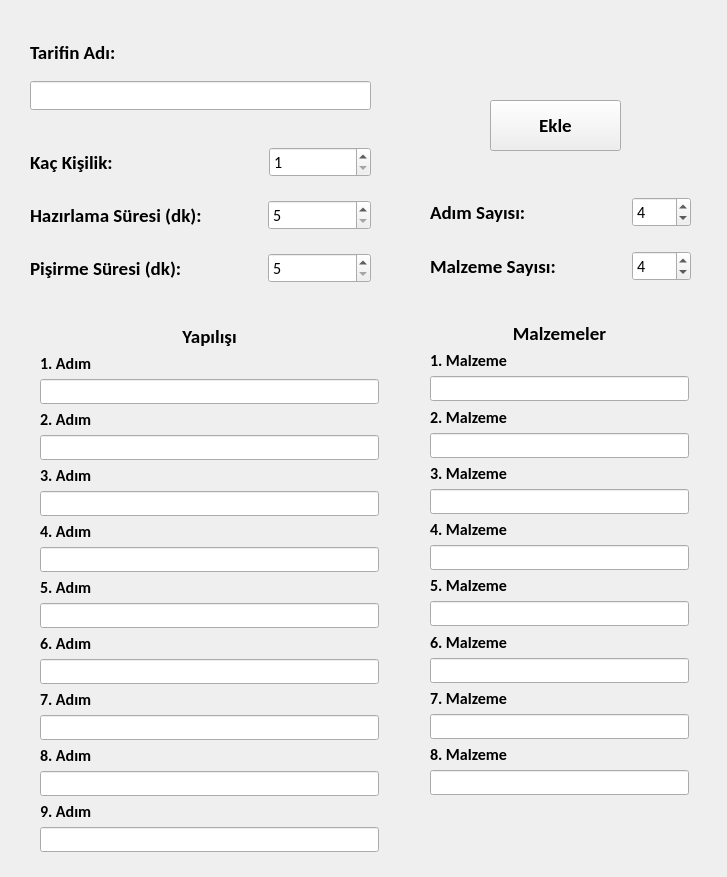
<?xml version="1.0" encoding="UTF-8"?>
<ui version="4.0">
 <class>Form</class>
 <widget class="QWidget" name="Form">
  <property name="geometry">
   <rect>
    <x>0</x>
    <y>0</y>
    <width>727</width>
    <height>877</height>
   </rect>
  </property>
  <property name="windowTitle">
   <string>Tarif Ekle</string>
  </property>
  <widget class="QWidget" name="verticalLayoutWidget_2">
   <property name="geometry">
    <rect>
     <x>30</x>
     <y>130</y>
     <width>341</width>
     <height>171</height>
    </rect>
   </property>
   <layout class="QVBoxLayout" name="verticalLayout_2">
    <item>
     <layout class="QHBoxLayout" name="horizontalLayout_2">
      <item>
       <widget class="QLabel" name="label_10">
        <property name="font">
         <font>
          <family>Calibri</family>
          <pointsize>14</pointsize>
          <weight>75</weight>
          <bold>true</bold>
         </font>
        </property>
        <property name="text">
         <string>Kaç Kişilik:</string>
        </property>
       </widget>
      </item>
      <item>
       <spacer name="horizontalSpacer_3">
        <property name="orientation">
         <enum>Qt::Horizontal</enum>
        </property>
        <property name="sizeType">
         <enum>QSizePolicy::Fixed</enum>
        </property>
        <property name="sizeHint" stdset="0">
         <size>
          <width>130</width>
          <height>20</height>
         </size>
        </property>
       </spacer>
      </item>
      <item>
       <widget class="QSpinBox" name="kisiBox">
        <property name="font">
         <font>
          <family>Calibri</family>
          <pointsize>12</pointsize>
         </font>
        </property>
        <property name="minimum">
         <number>1</number>
        </property>
       </widget>
      </item>
     </layout>
    </item>
    <item>
     <layout class="QHBoxLayout" name="horizontalLayout_3">
      <item>
       <widget class="QLabel" name="label_11">
        <property name="font">
         <font>
          <family>Calibri</family>
          <pointsize>14</pointsize>
          <weight>75</weight>
          <bold>true</bold>
         </font>
        </property>
        <property name="text">
         <string>Hazırlama Süresi (dk):</string>
        </property>
       </widget>
      </item>
      <item>
       <spacer name="horizontalSpacer">
        <property name="orientation">
         <enum>Qt::Horizontal</enum>
        </property>
        <property name="sizeType">
         <enum>QSizePolicy::Fixed</enum>
        </property>
        <property name="sizeHint" stdset="0">
         <size>
          <width>60</width>
          <height>20</height>
         </size>
        </property>
       </spacer>
      </item>
      <item>
       <widget class="QSpinBox" name="hazirlamaBox">
        <property name="font">
         <font>
          <family>Calibri</family>
          <pointsize>12</pointsize>
         </font>
        </property>
        <property name="minimum">
         <number>5</number>
        </property>
        <property name="maximum">
         <number>480</number>
        </property>
       </widget>
      </item>
     </layout>
    </item>
    <item>
     <layout class="QHBoxLayout" name="horizontalLayout_4">
      <item>
       <widget class="QLabel" name="label_12">
        <property name="font">
         <font>
          <family>Calibri</family>
          <pointsize>14</pointsize>
          <weight>75</weight>
          <bold>true</bold>
         </font>
        </property>
        <property name="text">
         <string>Pişirme Süresi (dk):</string>
        </property>
       </widget>
      </item>
      <item>
       <spacer name="horizontalSpacer_2">
        <property name="orientation">
         <enum>Qt::Horizontal</enum>
        </property>
        <property name="sizeType">
         <enum>QSizePolicy::Fixed</enum>
        </property>
        <property name="sizeHint" stdset="0">
         <size>
          <width>80</width>
          <height>20</height>
         </size>
        </property>
       </spacer>
      </item>
      <item>
       <widget class="QSpinBox" name="pisirmeBox">
        <property name="font">
         <font>
          <family>Calibri</family>
          <pointsize>12</pointsize>
         </font>
        </property>
        <property name="minimum">
         <number>5</number>
        </property>
        <property name="maximum">
         <number>480</number>
        </property>
       </widget>
      </item>
     </layout>
    </item>
   </layout>
  </widget>
  <widget class="QWidget" name="verticalLayoutWidget_4">
   <property name="geometry">
    <rect>
     <x>430</x>
     <y>179</y>
     <width>261</width>
     <height>121</height>
    </rect>
   </property>
   <layout class="QVBoxLayout" name="verticalLayout_4">
    <item>
     <layout class="QHBoxLayout" name="horizontalLayout_6">
      <item>
       <widget class="QLabel" name="label_16">
        <property name="font">
         <font>
          <family>Calibri</family>
          <pointsize>14</pointsize>
          <weight>75</weight>
          <bold>true</bold>
         </font>
        </property>
        <property name="text">
         <string>Adım Sayısı:</string>
        </property>
       </widget>
      </item>
      <item>
       <spacer name="horizontalSpacer_5">
        <property name="orientation">
         <enum>Qt::Horizontal</enum>
        </property>
        <property name="sizeType">
         <enum>QSizePolicy::Fixed</enum>
        </property>
        <property name="sizeHint" stdset="0">
         <size>
          <width>100</width>
          <height>20</height>
         </size>
        </property>
       </spacer>
      </item>
      <item>
       <widget class="QSpinBox" name="adimBox">
        <property name="font">
         <font>
          <family>Calibri</family>
          <pointsize>12</pointsize>
         </font>
        </property>
        <property name="minimum">
         <number>1</number>
        </property>
        <property name="maximum">
         <number>9</number>
        </property>
        <property name="value">
         <number>4</number>
        </property>
       </widget>
      </item>
     </layout>
    </item>
    <item>
     <layout class="QHBoxLayout" name="horizontalLayout_5">
      <item>
       <widget class="QLabel" name="label_14">
        <property name="font">
         <font>
          <family>Calibri</family>
          <pointsize>14</pointsize>
          <weight>75</weight>
          <bold>true</bold>
         </font>
        </property>
        <property name="text">
         <string>Malzeme Sayısı:</string>
        </property>
       </widget>
      </item>
      <item>
       <spacer name="horizontalSpacer_4">
        <property name="orientation">
         <enum>Qt::Horizontal</enum>
        </property>
        <property name="sizeType">
         <enum>QSizePolicy::Fixed</enum>
        </property>
        <property name="sizeHint" stdset="0">
         <size>
          <width>70</width>
          <height>20</height>
         </size>
        </property>
       </spacer>
      </item>
      <item>
       <widget class="QSpinBox" name="malzemeBox">
        <property name="font">
         <font>
          <family>Calibri</family>
          <pointsize>12</pointsize>
         </font>
        </property>
        <property name="minimum">
         <number>1</number>
        </property>
        <property name="maximum">
         <number>8</number>
        </property>
        <property name="value">
         <number>4</number>
        </property>
       </widget>
      </item>
     </layout>
    </item>
   </layout>
  </widget>
  <widget class="QWidget" name="verticalLayoutWidget_5">
   <property name="geometry">
    <rect>
     <x>30</x>
     <y>30</y>
     <width>341</width>
     <height>80</height>
    </rect>
   </property>
   <layout class="QVBoxLayout" name="verticalLayout_5">
    <item>
     <widget class="QLabel" name="label">
      <property name="font">
       <font>
        <family>Calibri</family>
        <pointsize>14</pointsize>
        <weight>75</weight>
        <bold>true</bold>
       </font>
      </property>
      <property name="text">
       <string>Tarifin Adı:</string>
      </property>
     </widget>
    </item>
    <item>
     <widget class="QLineEdit" name="tarifAdLine">
      <property name="font">
       <font>
        <family>Calibri</family>
        <pointsize>12</pointsize>
       </font>
      </property>
     </widget>
    </item>
   </layout>
  </widget>
  <widget class="QPushButton" name="ekleButon">
   <property name="geometry">
    <rect>
     <x>490</x>
     <y>100</y>
     <width>131</width>
     <height>51</height>
    </rect>
   </property>
   <property name="font">
    <font>
     <family>Calibri</family>
     <pointsize>14</pointsize>
     <weight>75</weight>
     <bold>true</bold>
    </font>
   </property>
   <property name="text">
    <string>Ekle</string>
   </property>
  </widget>
  <widget class="QLabel" name="label_15">
   <property name="geometry">
    <rect>
     <x>430</x>
     <y>322</y>
     <width>259</width>
     <height>23</height>
    </rect>
   </property>
   <property name="font">
    <font>
     <family>Calibri</family>
     <pointsize>14</pointsize>
     <weight>75</weight>
     <bold>true</bold>
    </font>
   </property>
   <property name="text">
    <string>Malzemeler</string>
   </property>
   <property name="alignment">
    <set>Qt::AlignCenter</set>
   </property>
  </widget>
  <widget class="QLineEdit" name="malzeme3Line">
   <property name="geometry">
    <rect>
     <x>430</x>
     <y>489</y>
     <width>259</width>
     <height>25</height>
    </rect>
   </property>
   <property name="font">
    <font>
     <family>Calibri</family>
     <pointsize>12</pointsize>
    </font>
   </property>
  </widget>
  <widget class="QLabel" name="malzeme7label">
   <property name="geometry">
    <rect>
     <x>430</x>
     <y>689</y>
     <width>259</width>
     <height>19</height>
    </rect>
   </property>
   <property name="font">
    <font>
     <family>Calibri</family>
     <pointsize>12</pointsize>
     <weight>75</weight>
     <bold>true</bold>
    </font>
   </property>
   <property name="text">
    <string>7. Malzeme</string>
   </property>
  </widget>
  <widget class="QLineEdit" name="malzeme6Line">
   <property name="geometry">
    <rect>
     <x>430</x>
     <y>658</y>
     <width>259</width>
     <height>25</height>
    </rect>
   </property>
   <property name="font">
    <font>
     <family>Calibri</family>
     <pointsize>12</pointsize>
    </font>
   </property>
  </widget>
  <widget class="QLabel" name="malzeme8label">
   <property name="enabled">
    <bool>true</bool>
   </property>
   <property name="geometry">
    <rect>
     <x>430</x>
     <y>745</y>
     <width>259</width>
     <height>19</height>
    </rect>
   </property>
   <property name="font">
    <font>
     <family>Calibri</family>
     <pointsize>12</pointsize>
     <weight>75</weight>
     <bold>true</bold>
    </font>
   </property>
   <property name="text">
    <string>8. Malzeme</string>
   </property>
  </widget>
  <widget class="QLineEdit" name="malzeme7Line">
   <property name="geometry">
    <rect>
     <x>430</x>
     <y>714</y>
     <width>259</width>
     <height>25</height>
    </rect>
   </property>
   <property name="font">
    <font>
     <family>Calibri</family>
     <pointsize>12</pointsize>
    </font>
   </property>
  </widget>
  <widget class="QLabel" name="malzeme6label">
   <property name="geometry">
    <rect>
     <x>430</x>
     <y>632</y>
     <width>259</width>
     <height>20</height>
    </rect>
   </property>
   <property name="font">
    <font>
     <family>Calibri</family>
     <pointsize>12</pointsize>
     <weight>75</weight>
     <bold>true</bold>
    </font>
   </property>
   <property name="text">
    <string>6. Malzeme</string>
   </property>
  </widget>
  <widget class="QLabel" name="malzeme2label">
   <property name="geometry">
    <rect>
     <x>430</x>
     <y>407</y>
     <width>259</width>
     <height>20</height>
    </rect>
   </property>
   <property name="font">
    <font>
     <family>Calibri</family>
     <pointsize>12</pointsize>
     <weight>75</weight>
     <bold>true</bold>
    </font>
   </property>
   <property name="text">
    <string>2. Malzeme</string>
   </property>
  </widget>
  <widget class="QLineEdit" name="malzeme1Line">
   <property name="geometry">
    <rect>
     <x>430</x>
     <y>376</y>
     <width>259</width>
     <height>25</height>
    </rect>
   </property>
   <property name="font">
    <font>
     <family>Calibri</family>
     <pointsize>12</pointsize>
    </font>
   </property>
  </widget>
  <widget class="QLineEdit" name="malzeme2Line">
   <property name="enabled">
    <bool>true</bool>
   </property>
   <property name="geometry">
    <rect>
     <x>430</x>
     <y>433</y>
     <width>259</width>
     <height>25</height>
    </rect>
   </property>
   <property name="font">
    <font>
     <family>Calibri</family>
     <pointsize>12</pointsize>
    </font>
   </property>
  </widget>
  <widget class="QLabel" name="malzeme5label">
   <property name="enabled">
    <bool>true</bool>
   </property>
   <property name="geometry">
    <rect>
     <x>430</x>
     <y>576</y>
     <width>259</width>
     <height>19</height>
    </rect>
   </property>
   <property name="font">
    <font>
     <family>Calibri</family>
     <pointsize>12</pointsize>
     <weight>75</weight>
     <bold>true</bold>
    </font>
   </property>
   <property name="text">
    <string>5. Malzeme</string>
   </property>
  </widget>
  <widget class="QLabel" name="malzeme1label">
   <property name="geometry">
    <rect>
     <x>430</x>
     <y>351</y>
     <width>259</width>
     <height>19</height>
    </rect>
   </property>
   <property name="font">
    <font>
     <family>Calibri</family>
     <pointsize>12</pointsize>
     <weight>75</weight>
     <bold>true</bold>
    </font>
   </property>
   <property name="text">
    <string>1. Malzeme</string>
   </property>
  </widget>
  <widget class="QLineEdit" name="malzeme5Line">
   <property name="geometry">
    <rect>
     <x>430</x>
     <y>601</y>
     <width>259</width>
     <height>25</height>
    </rect>
   </property>
   <property name="font">
    <font>
     <family>Calibri</family>
     <pointsize>12</pointsize>
    </font>
   </property>
  </widget>
  <widget class="QLineEdit" name="malzeme4Line">
   <property name="geometry">
    <rect>
     <x>430</x>
     <y>545</y>
     <width>259</width>
     <height>25</height>
    </rect>
   </property>
   <property name="font">
    <font>
     <family>Calibri</family>
     <pointsize>12</pointsize>
    </font>
   </property>
  </widget>
  <widget class="QLabel" name="malzeme3label">
   <property name="geometry">
    <rect>
     <x>430</x>
     <y>464</y>
     <width>259</width>
     <height>19</height>
    </rect>
   </property>
   <property name="font">
    <font>
     <family>Calibri</family>
     <pointsize>12</pointsize>
     <weight>75</weight>
     <bold>true</bold>
    </font>
   </property>
   <property name="text">
    <string>3. Malzeme</string>
   </property>
  </widget>
  <widget class="QLineEdit" name="malzeme8Line">
   <property name="enabled">
    <bool>true</bool>
   </property>
   <property name="geometry">
    <rect>
     <x>430</x>
     <y>770</y>
     <width>259</width>
     <height>25</height>
    </rect>
   </property>
   <property name="font">
    <font>
     <family>Calibri</family>
     <pointsize>12</pointsize>
    </font>
   </property>
   <property name="frame">
    <bool>true</bool>
   </property>
  </widget>
  <widget class="QLabel" name="malzeme4label">
   <property name="geometry">
    <rect>
     <x>430</x>
     <y>520</y>
     <width>259</width>
     <height>19</height>
    </rect>
   </property>
   <property name="font">
    <font>
     <family>Calibri</family>
     <pointsize>12</pointsize>
     <weight>75</weight>
     <bold>true</bold>
    </font>
   </property>
   <property name="text">
    <string>4. Malzeme</string>
   </property>
  </widget>
  <widget class="QLabel" name="label_13">
   <property name="geometry">
    <rect>
     <x>40</x>
     <y>325</y>
     <width>339</width>
     <height>23</height>
    </rect>
   </property>
   <property name="font">
    <font>
     <family>Calibri</family>
     <pointsize>14</pointsize>
     <weight>75</weight>
     <bold>true</bold>
    </font>
   </property>
   <property name="text">
    <string>Yapılışı</string>
   </property>
   <property name="alignment">
    <set>Qt::AlignCenter</set>
   </property>
  </widget>
  <widget class="QLabel" name="adim6label">
   <property name="geometry">
    <rect>
     <x>40</x>
     <y>634</y>
     <width>339</width>
     <height>19</height>
    </rect>
   </property>
   <property name="font">
    <font>
     <family>Calibri</family>
     <pointsize>12</pointsize>
     <weight>75</weight>
     <bold>true</bold>
    </font>
   </property>
   <property name="text">
    <string>6. Adım</string>
   </property>
  </widget>
  <widget class="QLineEdit" name="adim6Line">
   <property name="geometry">
    <rect>
     <x>40</x>
     <y>659</y>
     <width>339</width>
     <height>25</height>
    </rect>
   </property>
   <property name="font">
    <font>
     <family>Calibri</family>
     <pointsize>12</pointsize>
    </font>
   </property>
  </widget>
  <widget class="QLineEdit" name="adim1Line">
   <property name="geometry">
    <rect>
     <x>40</x>
     <y>379</y>
     <width>339</width>
     <height>25</height>
    </rect>
   </property>
   <property name="font">
    <font>
     <family>Calibri</family>
     <pointsize>12</pointsize>
    </font>
   </property>
  </widget>
  <widget class="QLineEdit" name="adim5Line">
   <property name="geometry">
    <rect>
     <x>40</x>
     <y>603</y>
     <width>339</width>
     <height>25</height>
    </rect>
   </property>
   <property name="font">
    <font>
     <family>Calibri</family>
     <pointsize>12</pointsize>
    </font>
   </property>
  </widget>
  <widget class="QLabel" name="adim1label">
   <property name="geometry">
    <rect>
     <x>40</x>
     <y>354</y>
     <width>339</width>
     <height>19</height>
    </rect>
   </property>
   <property name="font">
    <font>
     <family>Calibri</family>
     <pointsize>12</pointsize>
     <weight>75</weight>
     <bold>true</bold>
    </font>
   </property>
   <property name="text">
    <string>1. Adım</string>
   </property>
  </widget>
  <widget class="QLabel" name="adim3label">
   <property name="geometry">
    <rect>
     <x>40</x>
     <y>466</y>
     <width>339</width>
     <height>19</height>
    </rect>
   </property>
   <property name="font">
    <font>
     <family>Calibri</family>
     <pointsize>12</pointsize>
     <weight>75</weight>
     <bold>true</bold>
    </font>
   </property>
   <property name="text">
    <string>3. Adım</string>
   </property>
  </widget>
  <widget class="QLineEdit" name="adim4Line">
   <property name="geometry">
    <rect>
     <x>40</x>
     <y>547</y>
     <width>339</width>
     <height>25</height>
    </rect>
   </property>
   <property name="font">
    <font>
     <family>Calibri</family>
     <pointsize>12</pointsize>
    </font>
   </property>
  </widget>
  <widget class="QLabel" name="adim7label">
   <property name="geometry">
    <rect>
     <x>40</x>
     <y>690</y>
     <width>339</width>
     <height>19</height>
    </rect>
   </property>
   <property name="font">
    <font>
     <family>Calibri</family>
     <pointsize>12</pointsize>
     <weight>75</weight>
     <bold>true</bold>
    </font>
   </property>
   <property name="text">
    <string>7. Adım</string>
   </property>
  </widget>
  <widget class="QLabel" name="adim4label">
   <property name="geometry">
    <rect>
     <x>40</x>
     <y>522</y>
     <width>339</width>
     <height>19</height>
    </rect>
   </property>
   <property name="font">
    <font>
     <family>Calibri</family>
     <pointsize>12</pointsize>
     <weight>75</weight>
     <bold>true</bold>
    </font>
   </property>
   <property name="text">
    <string>4. Adım</string>
   </property>
  </widget>
  <widget class="QLineEdit" name="adim3Line">
   <property name="geometry">
    <rect>
     <x>40</x>
     <y>491</y>
     <width>339</width>
     <height>25</height>
    </rect>
   </property>
   <property name="font">
    <font>
     <family>Calibri</family>
     <pointsize>12</pointsize>
    </font>
   </property>
  </widget>
  <widget class="QLineEdit" name="adim7Line">
   <property name="geometry">
    <rect>
     <x>40</x>
     <y>715</y>
     <width>339</width>
     <height>25</height>
    </rect>
   </property>
   <property name="font">
    <font>
     <family>Calibri</family>
     <pointsize>12</pointsize>
    </font>
   </property>
  </widget>
  <widget class="QLabel" name="adim8label">
   <property name="geometry">
    <rect>
     <x>40</x>
     <y>746</y>
     <width>339</width>
     <height>19</height>
    </rect>
   </property>
   <property name="font">
    <font>
     <family>Calibri</family>
     <pointsize>12</pointsize>
     <weight>75</weight>
     <bold>true</bold>
    </font>
   </property>
   <property name="text">
    <string>8. Adım</string>
   </property>
  </widget>
  <widget class="QLineEdit" name="adim9Line">
   <property name="geometry">
    <rect>
     <x>40</x>
     <y>827</y>
     <width>339</width>
     <height>25</height>
    </rect>
   </property>
   <property name="font">
    <font>
     <family>Calibri</family>
     <pointsize>12</pointsize>
    </font>
   </property>
  </widget>
  <widget class="QLineEdit" name="adim8Line">
   <property name="geometry">
    <rect>
     <x>40</x>
     <y>771</y>
     <width>339</width>
     <height>25</height>
    </rect>
   </property>
   <property name="font">
    <font>
     <family>Calibri</family>
     <pointsize>12</pointsize>
    </font>
   </property>
  </widget>
  <widget class="QLineEdit" name="adim2Line">
   <property name="enabled">
    <bool>true</bool>
   </property>
   <property name="geometry">
    <rect>
     <x>40</x>
     <y>435</y>
     <width>339</width>
     <height>25</height>
    </rect>
   </property>
   <property name="font">
    <font>
     <family>Calibri</family>
     <pointsize>12</pointsize>
    </font>
   </property>
  </widget>
  <widget class="QLabel" name="adim9label">
   <property name="geometry">
    <rect>
     <x>40</x>
     <y>802</y>
     <width>339</width>
     <height>19</height>
    </rect>
   </property>
   <property name="font">
    <font>
     <family>Calibri</family>
     <pointsize>12</pointsize>
     <weight>75</weight>
     <bold>true</bold>
    </font>
   </property>
   <property name="text">
    <string>9. Adım</string>
   </property>
  </widget>
  <widget class="QLabel" name="adim5label">
   <property name="geometry">
    <rect>
     <x>40</x>
     <y>578</y>
     <width>339</width>
     <height>19</height>
    </rect>
   </property>
   <property name="font">
    <font>
     <family>Calibri</family>
     <pointsize>12</pointsize>
     <weight>75</weight>
     <bold>true</bold>
    </font>
   </property>
   <property name="text">
    <string>5. Adım</string>
   </property>
  </widget>
  <widget class="QLabel" name="adim2label">
   <property name="geometry">
    <rect>
     <x>40</x>
     <y>410</y>
     <width>339</width>
     <height>19</height>
    </rect>
   </property>
   <property name="font">
    <font>
     <family>Calibri</family>
     <pointsize>12</pointsize>
     <weight>75</weight>
     <bold>true</bold>
    </font>
   </property>
   <property name="text">
    <string>2. Adım</string>
   </property>
  </widget>
 </widget>
 <resources/>
 <connections/>
</ui>
